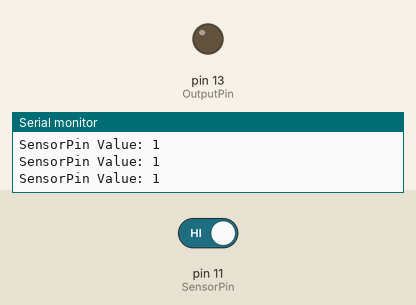
A sketch run on a simulated Arduino Uno, built with avr-gcc and run on an emulated ATmega328P. Shown: output pins drawn as LEDs (lit = HIGH), the last lines printed to the serial monitor. Inputs (shaded band) come from the test bench; at power-on: pin 11 (SensorPin) HIGH.

Above: at 2.8 s.
2.9 s: pin 11 (SensorPin) driven LOW
At 4.5 s:
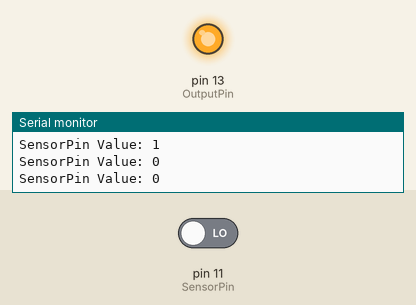
5.5 s: pin 11 (SensorPin) driven HIGH
At 8.0 s:
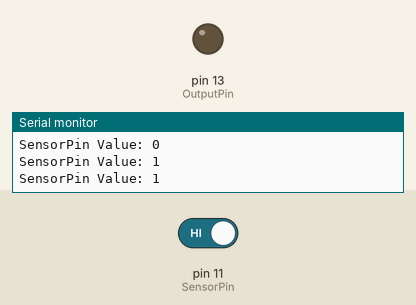
Timing chart, 0 to 9.5 s (numbered marks = the images above; inputs shaded):
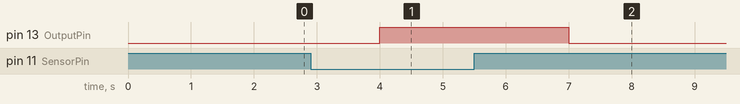

The sketch:

IR_LED_TEST.ino
```cpp
int SensorPin = 11; // Changed from 2
int OutputPin = 13;

void setup() {
  pinMode(OutputPin, OUTPUT);
  pinMode(SensorPin, INPUT); // SensorPin detects IR Sensor
  Serial.begin(9600); // Initialized for pretty much every Arduino sensor
}

void loop() {
  int SensorValue = digitalRead(SensorPin); // Reads HIGH-LOW

  Serial.print("SensorPin Value: "); // Serial allows the sensor to enact a function, in this case print
  Serial.println(SensorValue);
  delay(1000);
   if (SensorValue==LOW){ // LOW MEANS Object Detected
    digitalWrite(OutputPin, HIGH);
  }
  else
  {
    digitalWrite(OutputPin, LOW);
  }
}
```

Measured:
- after the input at 2.9 s, pin 13 (OutputPin): LOW → HIGH after 1.1 s
- after the input at 5.5 s, pin 13 (OutputPin): HIGH → LOW after 1.5 s
